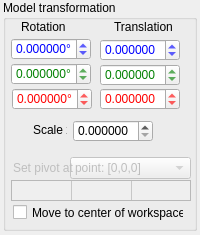
<?xml version="1.0" encoding="UTF-8"?>
<ui version="4.0">
 <class>propModel</class>
 <widget class="QWidget" name="propModel">
  <property name="geometry">
   <rect>
    <x>0</x>
    <y>0</y>
    <width>200</width>
    <height>235</height>
   </rect>
  </property>
  <property name="sizePolicy">
   <sizepolicy hsizetype="Preferred" vsizetype="Preferred">
    <horstretch>0</horstretch>
    <verstretch>0</verstretch>
   </sizepolicy>
  </property>
  <property name="minimumSize">
   <size>
    <width>200</width>
    <height>235</height>
   </size>
  </property>
  <property name="maximumSize">
   <size>
    <width>200</width>
    <height>235</height>
   </size>
  </property>
  <property name="windowTitle">
   <string>Form</string>
  </property>
  <widget class="QGroupBox" name="groupBoxModel">
   <property name="geometry">
    <rect>
     <x>3</x>
     <y>0</y>
     <width>194</width>
     <height>231</height>
    </rect>
   </property>
   <property name="title">
    <string>Model transformation</string>
   </property>
   <widget class="QCheckBox" name="checkCentered">
    <property name="geometry">
     <rect>
      <x>10</x>
      <y>204</y>
      <width>171</width>
      <height>17</height>
     </rect>
    </property>
    <property name="text">
     <string>Move to center of workspace.</string>
    </property>
   </widget>
   <widget class="QLabel" name="label_3">
    <property name="geometry">
     <rect>
      <x>30</x>
      <y>120</y>
      <width>34</width>
      <height>20</height>
     </rect>
    </property>
    <property name="text">
     <string>Scale x</string>
    </property>
   </widget>
   <widget class="QLabel" name="label_2">
    <property name="geometry">
     <rect>
      <x>111</x>
      <y>19</y>
      <width>60</width>
      <height>16</height>
     </rect>
    </property>
    <property name="text">
     <string>Translation</string>
    </property>
   </widget>
   <widget class="QDoubleSpinBox" name="spinRotX">
    <property name="geometry">
     <rect>
      <x>8</x>
      <y>38</y>
      <width>80</width>
      <height>22</height>
     </rect>
    </property>
    <property name="styleSheet">
     <string notr="true">color: rgb(0, 0, 255);</string>
    </property>
    <property name="suffix">
     <string>°</string>
    </property>
    <property name="decimals">
     <number>6</number>
    </property>
    <property name="minimum">
     <double>-999999.000000000000000</double>
    </property>
    <property name="maximum">
     <double>999999.000000000000000</double>
    </property>
    <property name="singleStep">
     <double>1.000000000000000</double>
    </property>
   </widget>
   <widget class="QLabel" name="label">
    <property name="geometry">
     <rect>
      <x>18</x>
      <y>20</y>
      <width>46</width>
      <height>13</height>
     </rect>
    </property>
    <property name="text">
     <string>Rotation</string>
    </property>
   </widget>
   <widget class="QDoubleSpinBox" name="spinRotY">
    <property name="geometry">
     <rect>
      <x>8</x>
      <y>63</y>
      <width>80</width>
      <height>22</height>
     </rect>
    </property>
    <property name="styleSheet">
     <string notr="true">color: rgb(0, 128, 0);</string>
    </property>
    <property name="suffix">
     <string>°</string>
    </property>
    <property name="decimals">
     <number>6</number>
    </property>
    <property name="minimum">
     <double>-999999.000000000000000</double>
    </property>
    <property name="maximum">
     <double>999999.000000000000000</double>
    </property>
    <property name="singleStep">
     <double>1.000000000000000</double>
    </property>
   </widget>
   <widget class="QDoubleSpinBox" name="spinRotZ">
    <property name="geometry">
     <rect>
      <x>9</x>
      <y>88</y>
      <width>80</width>
      <height>22</height>
     </rect>
    </property>
    <property name="styleSheet">
     <string notr="true">color: rgb(255, 0, 0);</string>
    </property>
    <property name="suffix">
     <string>°</string>
    </property>
    <property name="decimals">
     <number>6</number>
    </property>
    <property name="minimum">
     <double>-999999.000000000000000</double>
    </property>
    <property name="maximum">
     <double>999999.000000000000000</double>
    </property>
    <property name="singleStep">
     <double>1.000000000000000</double>
    </property>
   </widget>
   <widget class="QDoubleSpinBox" name="spinTransX">
    <property name="geometry">
     <rect>
      <x>97</x>
      <y>39</y>
      <width>80</width>
      <height>22</height>
     </rect>
    </property>
    <property name="styleSheet">
     <string notr="true">color: rgb(0, 0, 255);</string>
    </property>
    <property name="decimals">
     <number>6</number>
    </property>
    <property name="minimum">
     <double>-999999999.000000000000000</double>
    </property>
    <property name="maximum">
     <double>999999999.000000000000000</double>
    </property>
    <property name="singleStep">
     <double>0.100000000000000</double>
    </property>
   </widget>
   <widget class="QDoubleSpinBox" name="spinTransY">
    <property name="geometry">
     <rect>
      <x>97</x>
      <y>64</y>
      <width>80</width>
      <height>22</height>
     </rect>
    </property>
    <property name="styleSheet">
     <string notr="true">color: rgb(0, 128, 0);</string>
    </property>
    <property name="decimals">
     <number>6</number>
    </property>
    <property name="minimum">
     <double>-999999999.000000000000000</double>
    </property>
    <property name="maximum">
     <double>999999999.000000000000000</double>
    </property>
    <property name="singleStep">
     <double>0.100000000000000</double>
    </property>
   </widget>
   <widget class="QDoubleSpinBox" name="spinTransZ">
    <property name="geometry">
     <rect>
      <x>97</x>
      <y>88</y>
      <width>80</width>
      <height>22</height>
     </rect>
    </property>
    <property name="styleSheet">
     <string notr="true">color: rgb(255, 0, 0);</string>
    </property>
    <property name="decimals">
     <number>6</number>
    </property>
    <property name="minimum">
     <double>-999999999.000000000000000</double>
    </property>
    <property name="maximum">
     <double>999999999.000000000000000</double>
    </property>
    <property name="singleStep">
     <double>0.100000000000000</double>
    </property>
   </widget>
   <widget class="QDoubleSpinBox" name="spinScale">
    <property name="geometry">
     <rect>
      <x>70</x>
      <y>120</y>
      <width>80</width>
      <height>22</height>
     </rect>
    </property>
    <property name="decimals">
     <number>6</number>
    </property>
    <property name="maximum">
     <double>10000000000000000000000.000000000000000</double>
    </property>
    <property name="singleStep">
     <double>0.100000000000000</double>
    </property>
   </widget>
   <widget class="QTableWidget" name="originCoords">
    <property name="enabled">
     <bool>false</bool>
    </property>
    <property name="geometry">
     <rect>
      <x>8</x>
      <y>180</y>
      <width>180</width>
      <height>21</height>
     </rect>
    </property>
    <property name="verticalScrollBarPolicy">
     <enum>Qt::ScrollBarAlwaysOff</enum>
    </property>
    <property name="horizontalScrollBarPolicy">
     <enum>Qt::ScrollBarAlwaysOff</enum>
    </property>
    <attribute name="horizontalHeaderVisible">
     <bool>false</bool>
    </attribute>
    <attribute name="horizontalHeaderMinimumSectionSize">
     <number>59</number>
    </attribute>
    <attribute name="horizontalHeaderDefaultSectionSize">
     <number>60</number>
    </attribute>
    <attribute name="verticalHeaderVisible">
     <bool>false</bool>
    </attribute>
    <attribute name="verticalHeaderMinimumSectionSize">
     <number>20</number>
    </attribute>
    <attribute name="verticalHeaderDefaultSectionSize">
     <number>20</number>
    </attribute>
    <row>
     <property name="text">
      <string>Nowy wiersz</string>
     </property>
    </row>
    <column>
     <property name="text">
      <string>Nowa kolumna</string>
     </property>
    </column>
    <column>
     <property name="text">
      <string>Nowa kolumna</string>
     </property>
    </column>
    <column>
     <property name="text">
      <string>Nowa kolumna</string>
     </property>
    </column>
   </widget>
   <widget class="QComboBox" name="originType">
    <property name="enabled">
     <bool>false</bool>
    </property>
    <property name="geometry">
     <rect>
      <x>67</x>
      <y>157</y>
      <width>121</width>
      <height>22</height>
     </rect>
    </property>
    <item>
     <property name="text">
      <string>point: [0,0,0]</string>
     </property>
    </item>
    <item>
     <property name="text">
      <string>weight center</string>
     </property>
    </item>
    <item>
     <property name="text">
      <string>bbox center</string>
     </property>
    </item>
   </widget>
   <widget class="QLabel" name="label_4">
    <property name="enabled">
     <bool>false</bool>
    </property>
    <property name="geometry">
     <rect>
      <x>10</x>
      <y>160</y>
      <width>61</width>
      <height>16</height>
     </rect>
    </property>
    <property name="text">
     <string>Set pivot at</string>
    </property>
   </widget>
  </widget>
 </widget>
 <tabstops>
  <tabstop>spinRotX</tabstop>
  <tabstop>spinRotY</tabstop>
  <tabstop>spinRotZ</tabstop>
  <tabstop>spinTransX</tabstop>
  <tabstop>spinTransY</tabstop>
  <tabstop>spinTransZ</tabstop>
  <tabstop>spinScale</tabstop>
  <tabstop>checkCentered</tabstop>
 </tabstops>
 <resources>
  <include location="dpVision.qrc"/>
 </resources>
 <connections>
  <connection>
   <sender>spinRotX</sender>
   <signal>valueChanged(double)</signal>
   <receiver>propModel</receiver>
   <slot>changedRotX(double)</slot>
   <hints>
    <hint type="sourcelabel">
     <x>52</x>
     <y>70</y>
    </hint>
    <hint type="destinationlabel">
     <x>99</x>
     <y>149</y>
    </hint>
   </hints>
  </connection>
  <connection>
   <sender>spinRotY</sender>
   <signal>valueChanged(double)</signal>
   <receiver>propModel</receiver>
   <slot>changedRotY(double)</slot>
   <hints>
    <hint type="sourcelabel">
     <x>52</x>
     <y>95</y>
    </hint>
    <hint type="destinationlabel">
     <x>99</x>
     <y>149</y>
    </hint>
   </hints>
  </connection>
  <connection>
   <sender>spinRotZ</sender>
   <signal>valueChanged(double)</signal>
   <receiver>propModel</receiver>
   <slot>changedRotZ(double)</slot>
   <hints>
    <hint type="sourcelabel">
     <x>53</x>
     <y>120</y>
    </hint>
    <hint type="destinationlabel">
     <x>99</x>
     <y>149</y>
    </hint>
   </hints>
  </connection>
  <connection>
   <sender>spinTransX</sender>
   <signal>valueChanged(double)</signal>
   <receiver>propModel</receiver>
   <slot>changedTraXYZ(double)</slot>
   <hints>
    <hint type="sourcelabel">
     <x>141</x>
     <y>71</y>
    </hint>
    <hint type="destinationlabel">
     <x>99</x>
     <y>149</y>
    </hint>
   </hints>
  </connection>
  <connection>
   <sender>spinTransY</sender>
   <signal>valueChanged(double)</signal>
   <receiver>propModel</receiver>
   <slot>changedTraXYZ(double)</slot>
   <hints>
    <hint type="sourcelabel">
     <x>141</x>
     <y>96</y>
    </hint>
    <hint type="destinationlabel">
     <x>99</x>
     <y>149</y>
    </hint>
   </hints>
  </connection>
  <connection>
   <sender>spinTransZ</sender>
   <signal>valueChanged(double)</signal>
   <receiver>propModel</receiver>
   <slot>changedTraXYZ(double)</slot>
   <hints>
    <hint type="sourcelabel">
     <x>141</x>
     <y>120</y>
    </hint>
    <hint type="destinationlabel">
     <x>99</x>
     <y>149</y>
    </hint>
   </hints>
  </connection>
  <connection>
   <sender>checkCentered</sender>
   <signal>stateChanged(int)</signal>
   <receiver>propModel</receiver>
   <slot>changedCentered(int)</slot>
   <hints>
    <hint type="sourcelabel">
     <x>149</x>
     <y>180</y>
    </hint>
    <hint type="destinationlabel">
     <x>99</x>
     <y>149</y>
    </hint>
   </hints>
  </connection>
  <connection>
   <sender>spinScale</sender>
   <signal>valueChanged(double)</signal>
   <receiver>propModel</receiver>
   <slot>changedScale(double)</slot>
   <hints>
    <hint type="sourcelabel">
     <x>60</x>
     <y>181</y>
    </hint>
    <hint type="destinationlabel">
     <x>99</x>
     <y>149</y>
    </hint>
   </hints>
  </connection>
 </connections>
 <slots>
  <slot>changedRotX(double)</slot>
  <slot>changedRotY(double)</slot>
  <slot>changedRotZ(double)</slot>
  <slot>changedTraXYZ(double)</slot>
  <slot>changedScale(double)</slot>
  <slot>changedCentered(int)</slot>
 </slots>
</ui>
